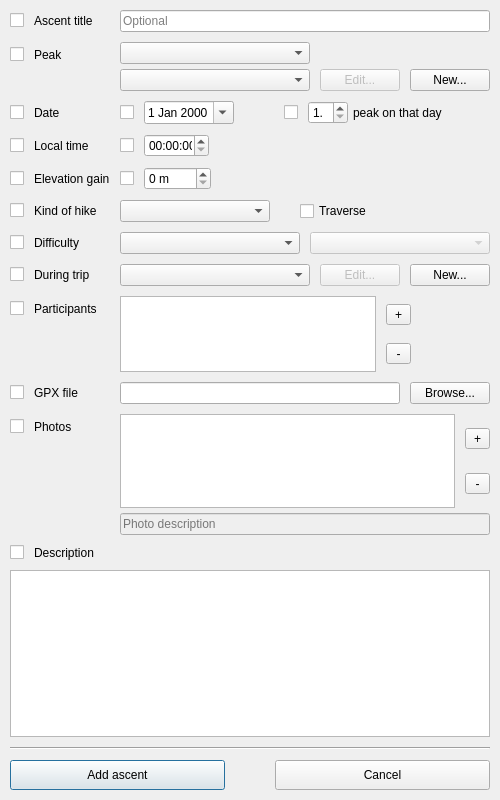
<?xml version="1.0" encoding="UTF-8"?>
<ui version="4.0">
 <class>AscentDialog</class>
 <widget class="QDialog" name="AscentDialog">
  <property name="geometry">
   <rect>
    <x>0</x>
    <y>0</y>
    <width>500</width>
    <height>800</height>
   </rect>
  </property>
  <property name="minimumSize">
   <size>
    <width>500</width>
    <height>0</height>
   </size>
  </property>
  <property name="windowTitle">
   <string>New ascent</string>
  </property>
  <layout class="QVBoxLayout" name="verticalLayout">
   <property name="spacing">
    <number>10</number>
   </property>
   <property name="leftMargin">
    <number>10</number>
   </property>
   <property name="topMargin">
    <number>10</number>
   </property>
   <property name="rightMargin">
    <number>10</number>
   </property>
   <property name="bottomMargin">
    <number>10</number>
   </property>
   <item>
    <layout class="QFormLayout" name="formLayout">
     <property name="horizontalSpacing">
      <number>10</number>
     </property>
     <property name="verticalSpacing">
      <number>10</number>
     </property>
     <item row="0" column="0">
      <layout class="QHBoxLayout" name="titleLabelLayout">
       <property name="spacing">
        <number>10</number>
       </property>
       <item>
        <widget class="QCheckBox" name="titleCheckbox"/>
       </item>
       <item>
        <widget class="QLabel" name="titleLabel">
         <property name="text">
          <string>Ascent title</string>
         </property>
        </widget>
       </item>
      </layout>
     </item>
     <item row="0" column="1">
      <widget class="QLineEdit" name="titleLineEdit">
       <property name="sizePolicy">
        <sizepolicy hsizetype="MinimumExpanding" vsizetype="Fixed">
         <horstretch>0</horstretch>
         <verstretch>0</verstretch>
        </sizepolicy>
       </property>
       <property name="minimumSize">
        <size>
         <width>150</width>
         <height>0</height>
        </size>
       </property>
       <property name="placeholderText">
        <string>Optional</string>
       </property>
      </widget>
     </item>
     <item row="1" column="0">
      <layout class="QHBoxLayout" name="peakLabelLayout">
       <property name="spacing">
        <number>10</number>
       </property>
       <item>
        <widget class="QCheckBox" name="peakCheckbox"/>
       </item>
       <item>
        <widget class="QLabel" name="peakLabel">
         <property name="text">
          <string>Peak</string>
         </property>
        </widget>
       </item>
      </layout>
     </item>
     <item row="1" column="1">
      <layout class="QGridLayout" name="peakSelectionLayout">
       <property name="horizontalSpacing">
        <number>10</number>
       </property>
       <property name="verticalSpacing">
        <number>5</number>
       </property>
       <item row="0" column="0">
        <widget class="QComboBox" name="regionFilterCombo">
         <property name="sizePolicy">
          <sizepolicy hsizetype="MinimumExpanding" vsizetype="Fixed">
           <horstretch>0</horstretch>
           <verstretch>0</verstretch>
          </sizepolicy>
         </property>
         <property name="placeholderText">
          <string>Filter peaks by region</string>
         </property>
        </widget>
       </item>
       <item row="1" column="0">
        <widget class="QComboBox" name="peakCombo">
         <property name="sizePolicy">
          <sizepolicy hsizetype="MinimumExpanding" vsizetype="Fixed">
           <horstretch>0</horstretch>
           <verstretch>0</verstretch>
          </sizepolicy>
         </property>
         <property name="minimumSize">
          <size>
           <width>150</width>
           <height>0</height>
          </size>
         </property>
         <property name="placeholderText">
          <string>Select</string>
         </property>
        </widget>
       </item>
       <item row="1" column="1">
        <widget class="QPushButton" name="editPeakButton">
         <property name="enabled">
          <bool>false</bool>
         </property>
         <property name="text">
          <string>Edit...</string>
         </property>
         <property name="icon">
          <iconset>
           <normaloff>:/icons/peak.svg</normaloff>:/icons/peak.svg</iconset>
         </property>
        </widget>
       </item>
       <item row="1" column="2">
        <widget class="QPushButton" name="newPeakButton">
         <property name="text">
          <string>New...</string>
         </property>
         <property name="icon">
          <iconset>
           <normaloff>:/icons/peak.svg</normaloff>:/icons/peak.svg</iconset>
         </property>
        </widget>
       </item>
      </layout>
     </item>
     <item row="2" column="0">
      <layout class="QHBoxLayout" name="dateLabelLayout">
       <property name="spacing">
        <number>10</number>
       </property>
       <item>
        <widget class="QCheckBox" name="dateCheckbox"/>
       </item>
       <item>
        <widget class="QLabel" name="dateLabel">
         <property name="text">
          <string>Date</string>
         </property>
        </widget>
       </item>
      </layout>
     </item>
     <item row="2" column="1">
      <layout class="QHBoxLayout" name="dateAndPeakIndexLayout">
       <property name="spacing">
        <number>10</number>
       </property>
       <item>
        <layout class="QHBoxLayout" name="dateSelectionLayout">
         <property name="spacing">
          <number>10</number>
         </property>
         <item>
          <widget class="QCheckBox" name="dateSpecifyCheckbox">
           <property name="sizePolicy">
            <sizepolicy hsizetype="Fixed" vsizetype="Fixed">
             <horstretch>0</horstretch>
             <verstretch>0</verstretch>
            </sizepolicy>
           </property>
           <property name="text">
            <string/>
           </property>
          </widget>
         </item>
         <item>
          <widget class="QDateEdit" name="dateWidget">
           <property name="sizePolicy">
            <sizepolicy hsizetype="Fixed" vsizetype="Fixed">
             <horstretch>0</horstretch>
             <verstretch>0</verstretch>
            </sizepolicy>
           </property>
           <property name="minimumSize">
            <size>
             <width>90</width>
             <height>0</height>
            </size>
           </property>
           <property name="maximumSize">
            <size>
             <width>90</width>
             <height>16777215</height>
            </size>
           </property>
           <property name="maximumDate">
            <date>
             <year>2100</year>
             <month>1</month>
             <day>1</day>
            </date>
           </property>
           <property name="minimumDate">
            <date>
             <year>1900</year>
             <month>1</month>
             <day>1</day>
            </date>
           </property>
           <property name="calendarPopup">
            <bool>true</bool>
           </property>
          </widget>
         </item>
        </layout>
       </item>
       <item>
        <spacer name="dateSpacer1">
         <property name="orientation">
          <enum>Qt::Orientation::Horizontal</enum>
         </property>
         <property name="sizeType">
          <enum>QSizePolicy::Policy::Fixed</enum>
         </property>
         <property name="sizeHint" stdset="0">
          <size>
           <width>40</width>
           <height>20</height>
          </size>
         </property>
        </spacer>
       </item>
       <item>
        <widget class="QCheckBox" name="peakIndexCheckbox"/>
       </item>
       <item>
        <layout class="QHBoxLayout" name="peakIndexSelectionLayout">
         <property name="spacing">
          <number>5</number>
         </property>
         <item>
          <widget class="QSpinBox" name="peakIndexSpinner">
           <property name="maximumSize">
            <size>
             <width>40</width>
             <height>16777215</height>
            </size>
           </property>
           <property name="suffix">
            <string notr="true">.</string>
           </property>
           <property name="minimum">
            <number>1</number>
           </property>
          </widget>
         </item>
         <item>
          <widget class="QLabel" name="peakIndexLabel">
           <property name="text">
            <string>peak on that day</string>
           </property>
          </widget>
         </item>
        </layout>
       </item>
       <item>
        <spacer name="dateSpacer2">
         <property name="orientation">
          <enum>Qt::Orientation::Horizontal</enum>
         </property>
         <property name="sizeHint" stdset="0">
          <size>
           <width>40</width>
           <height>20</height>
          </size>
         </property>
        </spacer>
       </item>
      </layout>
     </item>
     <item row="3" column="0">
      <layout class="QHBoxLayout" name="timeLabelLayout">
       <property name="spacing">
        <number>10</number>
       </property>
       <item>
        <widget class="QCheckBox" name="timeCheckbox"/>
       </item>
       <item>
        <widget class="QLabel" name="timeLabel">
         <property name="text">
          <string>Local time</string>
         </property>
        </widget>
       </item>
      </layout>
     </item>
     <item row="3" column="1">
      <layout class="QHBoxLayout" name="timeSelectionLayout">
       <property name="spacing">
        <number>10</number>
       </property>
       <item>
        <widget class="QCheckBox" name="timeSpecifyCheckbox">
         <property name="sizePolicy">
          <sizepolicy hsizetype="Fixed" vsizetype="Fixed">
           <horstretch>0</horstretch>
           <verstretch>0</verstretch>
          </sizepolicy>
         </property>
         <property name="text">
          <string/>
         </property>
        </widget>
       </item>
       <item>
        <widget class="QTimeEdit" name="timeWidget">
         <property name="sizePolicy">
          <sizepolicy hsizetype="Fixed" vsizetype="Fixed">
           <horstretch>0</horstretch>
           <verstretch>0</verstretch>
          </sizepolicy>
         </property>
         <property name="minimumSize">
          <size>
           <width>65</width>
           <height>0</height>
          </size>
         </property>
         <property name="maximumSize">
          <size>
           <width>55</width>
           <height>16777215</height>
          </size>
         </property>
        </widget>
       </item>
       <item>
        <spacer name="timeSpacer">
         <property name="orientation">
          <enum>Qt::Orientation::Horizontal</enum>
         </property>
         <property name="sizeType">
          <enum>QSizePolicy::Policy::Expanding</enum>
         </property>
         <property name="sizeHint" stdset="0">
          <size>
           <width>10</width>
           <height>20</height>
          </size>
         </property>
        </spacer>
       </item>
      </layout>
     </item>
     <item row="4" column="0">
      <layout class="QHBoxLayout" name="elevationGainLabelLayout">
       <property name="spacing">
        <number>10</number>
       </property>
       <item>
        <widget class="QCheckBox" name="elevationGainCheckbox"/>
       </item>
       <item>
        <widget class="QLabel" name="elevationGainLabel">
         <property name="text">
          <string>Elevation gain</string>
         </property>
        </widget>
       </item>
      </layout>
     </item>
     <item row="4" column="1">
      <layout class="QHBoxLayout" name="elevationGainSelectionLayout">
       <property name="spacing">
        <number>10</number>
       </property>
       <item>
        <widget class="QCheckBox" name="elevationGainSpecifyCheckbox">
         <property name="sizePolicy">
          <sizepolicy hsizetype="Fixed" vsizetype="Fixed">
           <horstretch>0</horstretch>
           <verstretch>0</verstretch>
          </sizepolicy>
         </property>
         <property name="text">
          <string/>
         </property>
        </widget>
       </item>
       <item>
        <widget class="QSpinBox" name="elevationGainSpinner">
         <property name="sizePolicy">
          <sizepolicy hsizetype="Fixed" vsizetype="Fixed">
           <horstretch>0</horstretch>
           <verstretch>0</verstretch>
          </sizepolicy>
         </property>
         <property name="minimumSize">
          <size>
           <width>65</width>
           <height>0</height>
          </size>
         </property>
         <property name="suffix">
          <string notr="true"> m</string>
         </property>
         <property name="minimum">
          <number>0</number>
         </property>
         <property name="maximum">
          <number>9000</number>
         </property>
        </widget>
       </item>
       <item>
        <spacer name="elevationGainSpacer">
         <property name="orientation">
          <enum>Qt::Orientation::Horizontal</enum>
         </property>
         <property name="sizeHint" stdset="0">
          <size>
           <width>40</width>
           <height>20</height>
          </size>
         </property>
        </spacer>
       </item>
      </layout>
     </item>
     <item row="5" column="0">
      <layout class="QHBoxLayout" name="hikeKindLabelLayout">
       <property name="spacing">
        <number>10</number>
       </property>
       <item>
        <widget class="QCheckBox" name="hikeKindCheckbox"/>
       </item>
       <item>
        <widget class="QLabel" name="hikeKindLabel">
         <property name="text">
          <string>Kind of hike</string>
         </property>
        </widget>
       </item>
      </layout>
     </item>
     <item row="5" column="1">
      <layout class="QHBoxLayout" name="hikeKindAndTraverseLayout">
       <property name="spacing">
        <number>10</number>
       </property>
       <item>
        <widget class="QComboBox" name="hikeKindCombo">
         <property name="sizePolicy">
          <sizepolicy hsizetype="MinimumExpanding" vsizetype="Fixed">
           <horstretch>0</horstretch>
           <verstretch>0</verstretch>
          </sizepolicy>
         </property>
         <property name="minimumSize">
          <size>
           <width>150</width>
           <height>0</height>
          </size>
         </property>
         <property name="currentIndex">
          <number>-1</number>
         </property>
        </widget>
       </item>
       <item>
        <spacer name="hikeKindSpacer1">
         <property name="orientation">
          <enum>Qt::Orientation::Horizontal</enum>
         </property>
         <property name="sizeType">
          <enum>QSizePolicy::Policy::Fixed</enum>
         </property>
         <property name="sizeHint" stdset="0">
          <size>
           <width>20</width>
           <height>20</height>
          </size>
         </property>
        </spacer>
       </item>
       <item>
        <widget class="QCheckBox" name="traverseCheckbox">
         <property name="text">
          <string>Traverse</string>
         </property>
        </widget>
       </item>
       <item>
        <spacer name="hikeKindSpacer2">
         <property name="orientation">
          <enum>Qt::Orientation::Horizontal</enum>
         </property>
         <property name="sizeHint" stdset="0">
          <size>
           <width>40</width>
           <height>20</height>
          </size>
         </property>
        </spacer>
       </item>
      </layout>
     </item>
     <item row="6" column="0">
      <layout class="QHBoxLayout" name="difficultyLabelLayout">
       <property name="spacing">
        <number>10</number>
       </property>
       <item>
        <widget class="QCheckBox" name="difficultyCheckbox"/>
       </item>
       <item>
        <widget class="QLabel" name="difficultyLabel">
         <property name="text">
          <string>Difficulty</string>
         </property>
        </widget>
       </item>
      </layout>
     </item>
     <item row="6" column="1">
      <layout class="QHBoxLayout" name="difficultySelectionLayout">
       <property name="spacing">
        <number>10</number>
       </property>
       <item>
        <widget class="QComboBox" name="difficultySystemCombo">
         <property name="sizePolicy">
          <sizepolicy hsizetype="MinimumExpanding" vsizetype="Fixed">
           <horstretch>0</horstretch>
           <verstretch>0</verstretch>
          </sizepolicy>
         </property>
         <property name="minimumSize">
          <size>
           <width>150</width>
           <height>0</height>
          </size>
         </property>
         <property name="sizeAdjustPolicy">
          <enum>QComboBox::SizeAdjustPolicy::AdjustToContents</enum>
         </property>
         <property name="placeholderText">
          <string>Select system</string>
         </property>
        </widget>
       </item>
       <item>
        <widget class="QComboBox" name="difficultyGradeCombo">
         <property name="enabled">
          <bool>false</bool>
         </property>
         <property name="sizePolicy">
          <sizepolicy hsizetype="MinimumExpanding" vsizetype="Fixed">
           <horstretch>0</horstretch>
           <verstretch>0</verstretch>
          </sizepolicy>
         </property>
         <property name="minimumSize">
          <size>
           <width>150</width>
           <height>0</height>
          </size>
         </property>
         <property name="sizeAdjustPolicy">
          <enum>QComboBox::SizeAdjustPolicy::AdjustToContents</enum>
         </property>
         <property name="placeholderText">
          <string>None</string>
         </property>
        </widget>
       </item>
      </layout>
     </item>
     <item row="7" column="0">
      <layout class="QHBoxLayout" name="tripLabelLayout">
       <property name="spacing">
        <number>10</number>
       </property>
       <item>
        <widget class="QCheckBox" name="tripCheckbox"/>
       </item>
       <item>
        <widget class="QLabel" name="tripLabel">
         <property name="text">
          <string>During trip</string>
         </property>
        </widget>
       </item>
      </layout>
     </item>
     <item row="7" column="1">
      <layout class="QHBoxLayout" name="tripSelectionLayout">
       <property name="spacing">
        <number>10</number>
       </property>
       <item>
        <widget class="QComboBox" name="tripCombo">
         <property name="sizePolicy">
          <sizepolicy hsizetype="MinimumExpanding" vsizetype="Fixed">
           <horstretch>0</horstretch>
           <verstretch>0</verstretch>
          </sizepolicy>
         </property>
         <property name="minimumSize">
          <size>
           <width>150</width>
           <height>0</height>
          </size>
         </property>
         <property name="placeholderText">
          <string>None</string>
         </property>
        </widget>
       </item>
       <item>
        <widget class="QPushButton" name="editTripButton">
         <property name="enabled">
          <bool>false</bool>
         </property>
         <property name="text">
          <string>Edit...</string>
         </property>
         <property name="icon">
          <iconset>
           <normaloff>:/icons/trip.svg</normaloff>:/icons/trip.svg</iconset>
         </property>
        </widget>
       </item>
       <item>
        <widget class="QPushButton" name="newTripButton">
         <property name="sizePolicy">
          <sizepolicy hsizetype="Fixed" vsizetype="Fixed">
           <horstretch>0</horstretch>
           <verstretch>0</verstretch>
          </sizepolicy>
         </property>
         <property name="text">
          <string>New...</string>
         </property>
         <property name="icon">
          <iconset>
           <normaloff>:/icons/trip.svg</normaloff>:/icons/trip.svg</iconset>
         </property>
        </widget>
       </item>
      </layout>
     </item>
     <item row="8" column="0">
      <layout class="QHBoxLayout" name="hikersLabelLayout">
       <property name="spacing">
        <number>10</number>
       </property>
       <item>
        <widget class="QCheckBox" name="hikersCheckbox"/>
       </item>
       <item>
        <widget class="QLabel" name="hikersLabel">
         <property name="text">
          <string>Participants</string>
         </property>
        </widget>
       </item>
      </layout>
     </item>
     <item row="8" column="1">
      <layout class="QHBoxLayout" name="hikersSelectionLayout">
       <property name="spacing">
        <number>10</number>
       </property>
       <item>
        <widget class="QListView" name="hikersListView">
         <property name="sizePolicy">
          <sizepolicy hsizetype="MinimumExpanding" vsizetype="Fixed">
           <horstretch>0</horstretch>
           <verstretch>0</verstretch>
          </sizepolicy>
         </property>
         <property name="minimumSize">
          <size>
           <width>150</width>
           <height>76</height>
          </size>
         </property>
         <property name="maximumSize">
          <size>
           <width>16777215</width>
           <height>112</height>
          </size>
         </property>
         <property name="sizeIncrement">
          <size>
           <width>0</width>
           <height>18</height>
          </size>
         </property>
         <property name="selectionMode">
          <enum>QAbstractItemView::SelectionMode::ExtendedSelection</enum>
         </property>
         <property name="selectionBehavior">
          <enum>QAbstractItemView::SelectionBehavior::SelectRows</enum>
         </property>
        </widget>
       </item>
       <item>
        <layout class="QVBoxLayout" name="hikerButtonLayout">
         <item>
          <widget class="QToolButton" name="addHikerButton">
           <property name="minimumSize">
            <size>
             <width>25</width>
             <height>0</height>
            </size>
           </property>
           <property name="text">
            <string notr="true">+</string>
           </property>
          </widget>
         </item>
         <item>
          <widget class="QToolButton" name="removeHikersButton">
           <property name="minimumSize">
            <size>
             <width>25</width>
             <height>0</height>
            </size>
           </property>
           <property name="text">
            <string notr="true">-</string>
           </property>
          </widget>
         </item>
        </layout>
       </item>
       <item>
        <spacer name="hikersSpacer">
         <property name="orientation">
          <enum>Qt::Orientation::Horizontal</enum>
         </property>
         <property name="sizeHint" stdset="0">
          <size>
           <width>40</width>
           <height>20</height>
          </size>
         </property>
        </spacer>
       </item>
      </layout>
     </item>
     <item row="9" column="0">
      <layout class="QHBoxLayout" name="gpxFileLabelLayout">
       <property name="spacing">
        <number>10</number>
       </property>
       <item>
        <widget class="QCheckBox" name="gpxFileCheckbox"/>
       </item>
       <item>
        <widget class="QLabel" name="gpxFileLabel">
         <property name="text">
          <string>GPX file</string>
         </property>
        </widget>
       </item>
      </layout>
     </item>
     <item row="9" column="1">
      <layout class="QHBoxLayout" name="gpxFileSelectionLayout">
       <property name="spacing">
        <number>10</number>
       </property>
       <item>
        <widget class="QLineEdit" name="gpxFileLineEdit"/>
       </item>
       <item>
        <widget class="QPushButton" name="gpxFileBrowseButton">
         <property name="text">
          <string>Browse...</string>
         </property>
        </widget>
       </item>
      </layout>
     </item>
     <item row="10" column="0">
      <layout class="QHBoxLayout" name="photosLabelLayout">
       <property name="spacing">
        <number>10</number>
       </property>
       <item>
        <widget class="QCheckBox" name="photosCheckbox"/>
       </item>
       <item>
        <widget class="QLabel" name="photosLabel">
         <property name="text">
          <string>Photos</string>
         </property>
        </widget>
       </item>
      </layout>
     </item>
     <item row="10" column="1">
      <layout class="QVBoxLayout" name="photosEditLayout">
       <property name="spacing">
        <number>5</number>
       </property>
       <item>
        <layout class="QHBoxLayout" name="photosSelectionLayout">
         <property name="spacing">
          <number>10</number>
         </property>
         <item>
          <widget class="QListView" name="photosListView">
           <property name="sizePolicy">
            <sizepolicy hsizetype="MinimumExpanding" vsizetype="Fixed">
             <horstretch>0</horstretch>
             <verstretch>0</verstretch>
            </sizepolicy>
           </property>
           <property name="minimumSize">
            <size>
             <width>200</width>
             <height>94</height>
            </size>
           </property>
           <property name="maximumSize">
            <size>
             <width>16777215</width>
             <height>130</height>
            </size>
           </property>
           <property name="sizeIncrement">
            <size>
             <width>0</width>
             <height>18</height>
            </size>
           </property>
           <property name="dragEnabled">
            <bool>true</bool>
           </property>
           <property name="dragDropMode">
            <enum>QAbstractItemView::DragDropMode::InternalMove</enum>
           </property>
           <property name="defaultDropAction">
            <enum>Qt::DropAction::MoveAction</enum>
           </property>
           <property name="selectionMode">
            <enum>QAbstractItemView::SelectionMode::ExtendedSelection</enum>
           </property>
           <property name="selectionBehavior">
            <enum>QAbstractItemView::SelectionBehavior::SelectRows</enum>
           </property>
          </widget>
         </item>
         <item>
          <layout class="QVBoxLayout" name="photosToolLayout">
           <item>
            <widget class="QToolButton" name="addPhotosButton">
             <property name="minimumSize">
              <size>
               <width>25</width>
               <height>0</height>
              </size>
             </property>
             <property name="text">
              <string notr="true">+</string>
             </property>
            </widget>
           </item>
           <item>
            <widget class="QToolButton" name="removePhotosButton">
             <property name="minimumSize">
              <size>
               <width>25</width>
               <height>0</height>
              </size>
             </property>
             <property name="text">
              <string notr="true">-</string>
             </property>
            </widget>
           </item>
          </layout>
         </item>
        </layout>
       </item>
       <item>
        <widget class="QLineEdit" name="photoDescriptionLineEdit">
         <property name="enabled">
          <bool>false</bool>
         </property>
         <property name="placeholderText">
          <string>Photo description</string>
         </property>
        </widget>
       </item>
      </layout>
     </item>
    </layout>
   </item>
   <item>
    <layout class="QHBoxLayout" name="descriptionLabelLayout">
     <property name="spacing">
      <number>10</number>
     </property>
     <item>
      <widget class="QCheckBox" name="descriptionCheckbox">
       <property name="sizePolicy">
        <sizepolicy hsizetype="Fixed" vsizetype="Fixed">
         <horstretch>0</horstretch>
         <verstretch>0</verstretch>
        </sizepolicy>
       </property>
      </widget>
     </item>
     <item>
      <widget class="QLabel" name="descriptionLabel">
       <property name="text">
        <string>Description</string>
       </property>
      </widget>
     </item>
    </layout>
   </item>
   <item>
    <widget class="QPlainTextEdit" name="descriptionEditor">
     <property name="minimumSize">
      <size>
       <width>200</width>
       <height>0</height>
      </size>
     </property>
    </widget>
   </item>
   <item>
    <widget class="Line" name="bottomLine">
     <property name="orientation">
      <enum>Qt::Orientation::Horizontal</enum>
     </property>
    </widget>
   </item>
   <item>
    <layout class="QHBoxLayout" name="bottomButtonLayout">
     <property name="spacing">
      <number>50</number>
     </property>
     <item>
      <widget class="QPushButton" name="okButton">
       <property name="sizePolicy">
        <sizepolicy hsizetype="MinimumExpanding" vsizetype="Fixed">
         <horstretch>0</horstretch>
         <verstretch>0</verstretch>
        </sizepolicy>
       </property>
       <property name="minimumSize">
        <size>
         <width>100</width>
         <height>30</height>
        </size>
       </property>
       <property name="text">
        <string>Add ascent</string>
       </property>
       <property name="default">
        <bool>true</bool>
       </property>
      </widget>
     </item>
     <item>
      <widget class="QPushButton" name="cancelButton">
       <property name="sizePolicy">
        <sizepolicy hsizetype="MinimumExpanding" vsizetype="Fixed">
         <horstretch>0</horstretch>
         <verstretch>0</verstretch>
        </sizepolicy>
       </property>
       <property name="minimumSize">
        <size>
         <width>100</width>
         <height>30</height>
        </size>
       </property>
       <property name="text">
        <string>Cancel</string>
       </property>
      </widget>
     </item>
    </layout>
   </item>
  </layout>
 </widget>
 <resources/>
 <connections/>
</ui>
